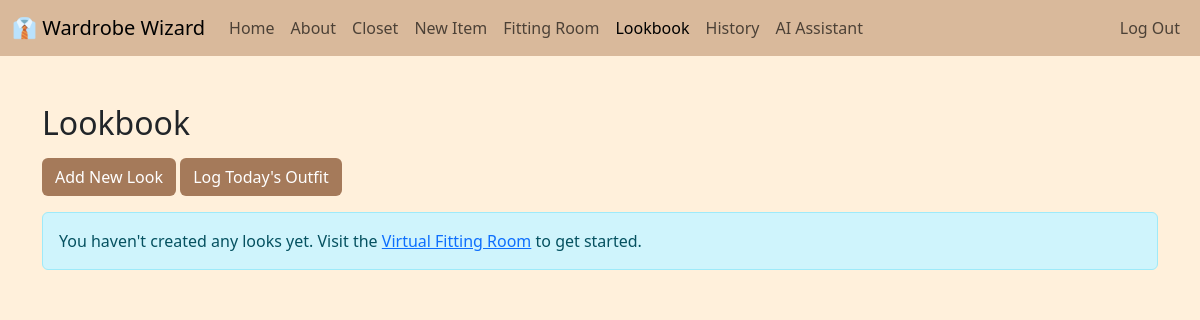
The page /fitting_room/lookbook/ (signed in) on the database as committed earlier.
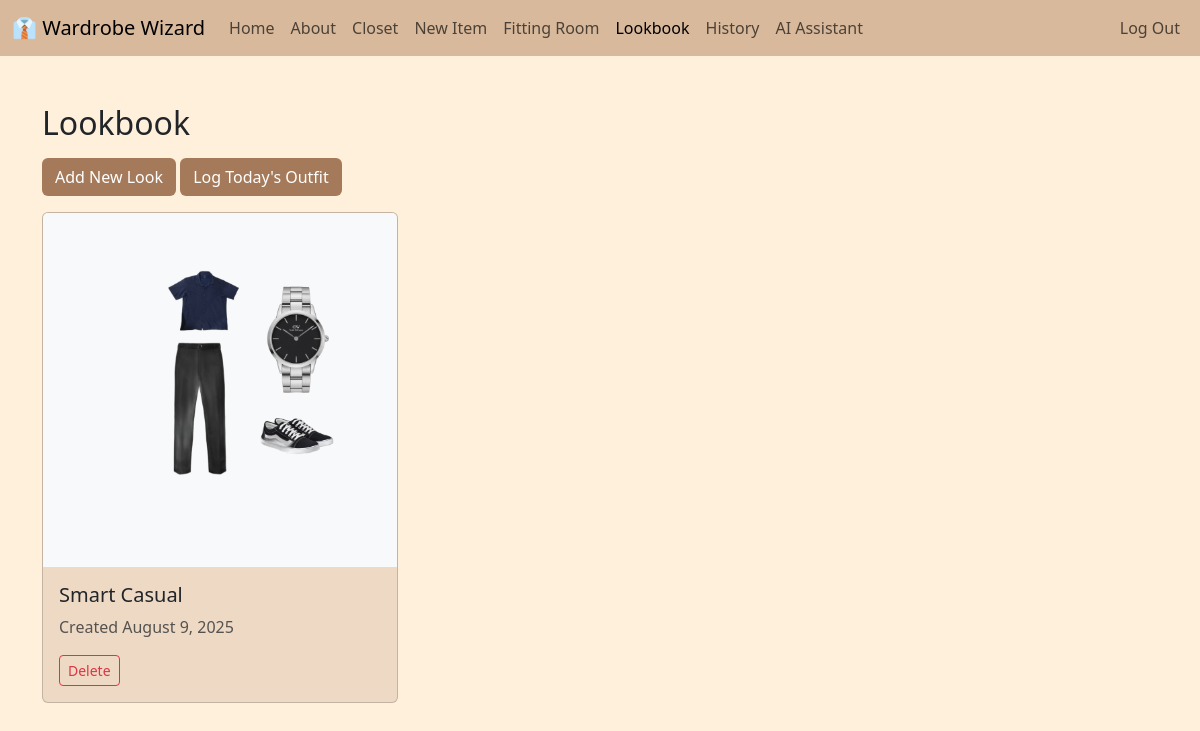
The same page on the database as committed later.
### fitting_room/models.py (models this page shows, shortened)
class Look(models.Model):
    user = models.ForeignKey(settings.AUTH_USER_MODEL, on_delete=models.CASCADE)
    title = models.CharField(max_length=100)
    created_at = models.DateTimeField(auto_now_add=True)
    updated_at = models.DateTimeField(auto_now=True)
    image = models.ImageField(upload_to="looks/", blank=True)

### fitting_room/views.py (the view)
# urls.py: path("lookbook/", views.lookbook, name="lookbook"),
@login_required
def lookbook(request):
    looks = Look.objects.filter(user=request.user).order_by("-created_at")
    return render(request, "fitting_room/lookbook.html", {"looks": looks})

### fitting_room/templates/fitting_room/lookbook.html (shortened to what this page needs)
{% extends "layout.html" %}
{% load static %}
{% block content %}
<div class="container mt-4">
    <h2 class="mt-5 mb-3">Lookbook</h2>
    <div class="mb-3">
            <a href="{% url 'fitting_room:fitting_room' %}" class="btn addbtn">Add New Look</a>
            <a href="{% url 'history:log_outfit' %}" class="btn addbtn">Log Today's Outfit</a>
    </div>
    <div class="row">
        {% for look in looks %}
        <div class="col-md-4 mb-4">
            <div class="card">
                <img src="{{ look.image.url }}" class="card-img-top" alt="{{ look.title }}">
                <div class="card-body">
                    <h5 class="card-title">{{ look.title }}</h5>
                    <p class="card-text text-muted">Created {{ look.created_at|date:"F j, Y" }}</p>
                    <div class="d-flex justify-content-between">
                        <form method="post" action="{% url 'fitting_room:delete_look' look.id %}">
                            <button type="submit" class="btn btn-sm btn-outline-danger" onclick="return confirm('Are you sure you want to delete this look?');">Delete</button>
                        </form>
                    </div>
                </div>
            </div>
        </div>
        {% empty %}
        <div class="col-12">
            <div class="alert alert-info">
                You haven't created any looks yet. Visit the <a href="{% url 'fitting_room:fitting_room' %}">Virtual Fitting Room</a> to get started.
            </div>
        </div>
        {% endfor %}
    </div>
</div>
{% endblock %}

Rows that differ between the two databases and show on the page:
added Look: image (picture), title "Smart Casual", created_at "August 9, 2025"
Other text that changed with them:
text no longer shown: "You haven't created any looks yet. Visit the Virtual Fitting Room to get started."
